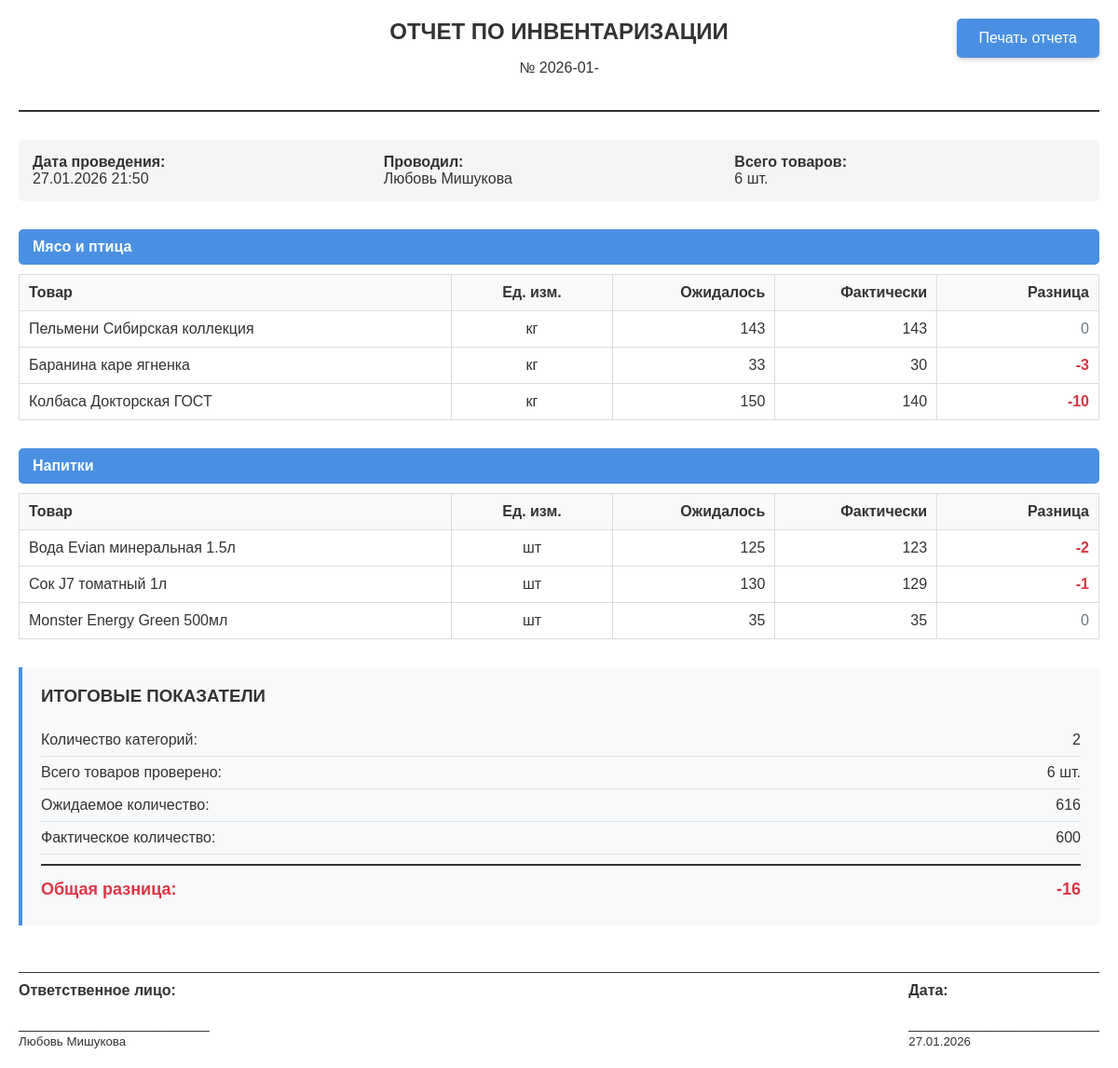
The page /inventory/inventories/report/2026-01-27/ (signed in) on the database its author committed.
### inventory/models.py (models this page shows, shortened)
class Inventory(models.Model):
    session_id = models.CharField(max_length=50, verbose_name='ID сессии', db_index=True, default='default_session')  # Для группировки
    product = models.ForeignKey(Product, on_delete=models.CASCADE, related_name='inventories', verbose_name='Товар')
    expected_quantity = models.IntegerField(verbose_name='Ожидаемое количество')
    actual_quantity = models.IntegerField(verbose_name='Фактическое количество')
    difference = models.IntegerField(verbose_name='Разница')
    inventory_date = models.DateTimeField(default=timezone.now, verbose_name='Дата инвентаризации')
    conducted_by = models.ForeignKey('accounts.CustomUser', on_delete=models.SET_NULL, null=True, verbose_name='Проводил')
    notes = models.TextField(blank=True, verbose_name='Примечания')
    class Meta:
        verbose_name = 'Инвентаризация'
        verbose_name_plural = 'Инвентаризации'
        ordering = ['-inventory_date']

### accounts/models.py (models this page shows, shortened)
class CustomUser(AbstractUser):
    ROLE_CHOICES = (
        ('director', 'Директор'),
        ('manager', 'Заведующий'),
        ('cashier', 'Кассир'),
    )
    role = models.CharField(max_length=20, choices=ROLE_CHOICES, default='cashier', verbose_name='Роль')
    avatar = models.ImageField(upload_to='avatars/', blank=True, null=True, verbose_name='Аватар')
    phone = models.CharField(max_length=20, blank=True, verbose_name='Телефон')
    class Meta:
        verbose_name = 'Пользователь'
        verbose_name_plural = 'Пользователи'
    def can_manage_products(self):
        return self.role in ['director', 'manager']

### products/models.py (models this page shows, shortened)
class Category(models.Model):
    name = models.CharField(max_length=100, verbose_name='Название')
    icon = models.CharField(max_length=50, default='fa-box', verbose_name='Иконка')
    description = models.TextField(blank=True, verbose_name='Описание')
    class Meta:
        verbose_name = 'Категория'
        verbose_name_plural = 'Категории'
        ordering = ['name']

class Product(models.Model):
    name = models.CharField(max_length=200, verbose_name='Название')
    sku = models.CharField(max_length=50, verbose_name='Артикул', blank=True, null=True, unique=True)
    category = models.ForeignKey(Category, on_delete=models.CASCADE, related_name='products', verbose_name='Категория')
    image = models.ImageField(upload_to='products/', blank=True, null=True, verbose_name='Изображение')
    description = models.TextField(blank=True, verbose_name='Описание')
    price = models.DecimalField(max_digits=10, decimal_places=2, verbose_name='Цена')
    quantity = models.IntegerField(default=0, verbose_name='Количество на складе')
    unit = models.CharField(max_length=20, default='кг', verbose_name='Единица измерения')
    created_at = models.DateTimeField(auto_now_add=True, verbose_name='Дата создания')
    updated_at = models.DateTimeField(auto_now=True, verbose_name='Дата обновления')
    class Meta:
        verbose_name = 'Товар'
        verbose_name_plural = 'Товары'
        ordering = ['-created_at']

### inventory/views.py (the view)
# urls.py: path('inventories/report/<str:session_id>/', views.print_inventory_report, name='print_inventory_report'),
@login_required
def print_inventory_report(request, session_id):
    if not request.user.can_manage_products():
        messages.error(request, 'У вас нет прав для просмотра отчетов.')
        return redirect('products:dashboard')
    inventory_items = Inventory.objects.filter(session_id=session_id).select_related('product__category', 'conducted_by')
    if not inventory_items.exists():
        messages.error(request, 'Инвентаризация не найдена.')
        return redirect('inventory:inventory_list')
    from collections import defaultdict
    categories_data = defaultdict(list)
    first_item = inventory_items.first()
    for item in inventory_items:
        categories_data[item.product.category.name].append({
            'product': item.product.name,
            'unit': item.product.unit,
            'expected': item.expected_quantity,
            'actual': item.actual_quantity,
            'difference': item.difference
        })
    total_expected = sum(item.expected_quantity for item in inventory_items)
    total_actual = sum(item.actual_quantity for item in inventory_items)
    total_difference = sum(item.difference for item in inventory_items)
    context = {
        'session_id': session_id,
        'inventory_date': first_item.inventory_date,
        'conducted_by': first_item.conducted_by,
        'categories_data': dict(categories_data),
        'total_items': inventory_items.count(),
        'total_expected': total_expected,
        'total_actual': total_actual,
        'total_difference': total_difference,
    }
    return render(request, 'inventory/inventory_report.html', context)

### templates/inventory/inventory_report.html (shortened to what this page needs)
<!DOCTYPE html>
<html>
<head>
</head>
<body>
    <button class="print-button no-print" onclick="window.print()">
         Печать отчета
    </button>
    <div class="report-header">
        <h1>ОТЧЕТ ПО ИНВЕНТАРИЗАЦИИ</h1>
        <p>№ {{ session_id|slice:":8"|upper }}</p>
    </div>
    <div class="report-info">
        <div>
            <strong>Дата проведения:</strong><br>
            {{ inventory_date|date:"d.m.Y H:i" }}
        </div>
        <div>
            <strong>Проводил:</strong><br>
            {{ conducted_by.get_full_name }}
        </div>
        <div>
            <strong>Всего товаров:</strong><br>
            {{ total_items }} шт.
        </div>
    </div>
    {% for category, items in categories_data.items %}
    <div class="category-section">
        <div class="category-header">{{ category }}</div>
        <table>
            <thead>
                <tr>
                    <th style="width: 40%;">Товар</th>
                    <th style="width: 15%;" class="text-center">Ед. изм.</th>
                    <th style="width: 15%;" class="text-right">Ожидалось</th>
                    <th style="width: 15%;" class="text-right">Фактически</th>
                    <th style="width: 15%;" class="text-right">Разница</th>
                </tr>
            </thead>
            <tbody>
                {% for item in items %}
                <tr>
                    <td>{{ item.product }}</td>
                    <td class="text-center">{{ item.unit }}</td>
                    <td class="text-right">{{ item.expected }}</td>
                    <td class="text-right">{{ item.actual }}</td>
                    <td class="text-right
                        {% if item.difference > 0 %}
                            difference-positive
                        {% elif item.difference < 0 %}
                            difference-negative
                        {% else %}
                            difference-zero
                        {% endif %}">
                        {% if item.difference > 0 %}+{% endif %}{{ item.difference }}
                    </td>
                </tr>
                {% endfor %}
            </tbody>
        </table>
    </div>
    {% endfor %}
    <div class="summary">
        <h3>ИТОГОВЫЕ ПОКАЗАТЕЛИ</h3>
        <div class="summary-row">
            <span>Количество категорий:</span>
            <span>{{ categories_data|length }}</span>
        </div>
        <div class="summary-row">
            <span>Всего товаров проверено:</span>
            <span>{{ total_items }} шт.</span>
        </div>
        <div class="summary-row">
            <span>Ожидаемое количество:</span>
            <span>{{ total_expected }}</span>
        </div>
        <div class="summary-row">
            <span>Фактическое количество:</span>
            <span>{{ total_actual }}</span>
        </div>
        <div class="summary-row
            {% if total_difference > 0 %}
                difference-positive
            {% elif total_difference < 0 %}
                difference-negative
            {% else %}
                difference-zero
            {% endif %}">
            <span>Общая разница:</span>
            <span>{% if total_difference > 0 %}+{% endif %}{{ total_difference }}</span>
        </div>
    </div>
    <div class="signature-section">
        <div class="signature-line">
            <div>
                <strong>Ответственное лицо:</strong>
                <br><br>
                _______________________
                <br>
                <small>{{ conducted_by.get_full_name }}</small>
            </div>
            <div>
                <strong>Дата:</strong>
                <br><br>
                _______________________
                <br>
                <small>{{ inventory_date|date:"d.m.Y" }}</small>
            </div>
        </div>
    </div>
</body>
</html>

### templates/inventory/inventory_report.html (style rules this page uses)
body { font-family: Arial, sans-serif; margin: 20px; color: #333; }
.report-header { text-align: center; border-bottom: 2px solid #333; padding-bottom: 20px; margin-bottom: 30px; }
.report-header h1 { margin: 0 0 10px 0; font-size: 24px; }
.report-info { display: flex; justify-content: space-between; margin-bottom: 30px; padding: 15px; background: #f5f5f5; border-radius: 5px; }
.report-info div { flex: 1; }
.report-info strong { font-weight: bold; }
.category-section { margin-bottom: 30px; page-break-inside: avoid; }
.category-header { background: #4a90e2; color: white; padding: 10px 15px; font-size: 16px; font-weight: bold; margin-bottom: 10px; border-radius: 5px; }
table { width: 100%; border-collapse: collapse; margin-bottom: 20px; }
th, td { border: 1px solid #ddd; padding: 10px; text-align: left; }
th { background: #f8f9fa; font-weight: bold; }
.text-right { text-align: right; }
.text-center { text-align: center; }
.difference-negative { color: #dc3545; font-weight: bold; }
.difference-zero { color: #6c757d; }
.summary { margin-top: 30px; padding: 20px; background: #f8f9fa; border-left: 4px solid #4a90e2; }
.summary h3 { margin-top: 0; }
.summary-row { display: flex; justify-content: space-between; padding: 8px 0; border-bottom: 1px solid #dee2e6; }
.summary-row:last-child { border-bottom: none; font-weight: bold; font-size: 18px; margin-top: 10px; padding-top: 15px; border-top: 2px solid #333; }
.print-button { position: fixed; top: 20px; right: 20px; padding: 12px 24px; background: #4a90e2; color: white; border: none; border-radius: 5px; cursor: pointer; font-size: 16px; box-shadow: 0 2px 5px rgba(0,0,0,0.2); }
.signature-section { margin-top: 50px; page-break-inside: avoid; }
.signature-line { margin-top: 40px; border-top: 1px solid #333; padding-top: 10px; display: flex; justify-content: space-between; }

### rows shown on the page
Inventory: inventory_date "27.01.2026 21:50", product "Пельмени Сибирская коллекция", unit "кг", expected "143", actual "143", difference "0", inventory_date "27.01.2026"
CustomUser: get_full_name "Любовь Мишукова"
Category: categories_data "Мясо и птица"
Inventory: product "Баранина каре ягненка", unit "кг", expected "33", actual "30", difference "-3"
Inventory: product "Колбаса Докторская ГОСТ", unit "кг", expected "150", actual "140", difference "-10"
Category: categories_data "Напитки"
Inventory: product "Вода Evian минеральная 1.5л", unit "шт", expected "125", actual "123", difference "-2"
Inventory: product "Сок J7 томатный 1л", unit "шт", expected "130", actual "129", difference "-1"
Inventory: product "Monster Energy Green 500мл", unit "шт", expected "35", actual "35", difference "0"

### other values the page prints
{{ session_id|slice:":8"|upper }} "2026-01-"
{{ total_items }} "6"
{{ categories_data|length }} "2"
{{ total_expected }} "616"
{{ total_actual }} "600"
{{ total_difference }} "-16"
